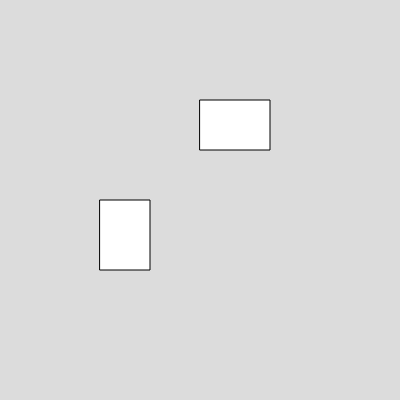
Frame 1 (no input)
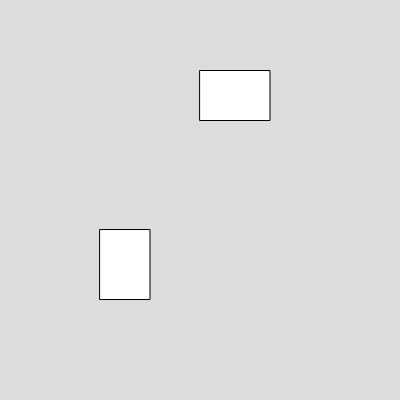
Frame 60 (no input)
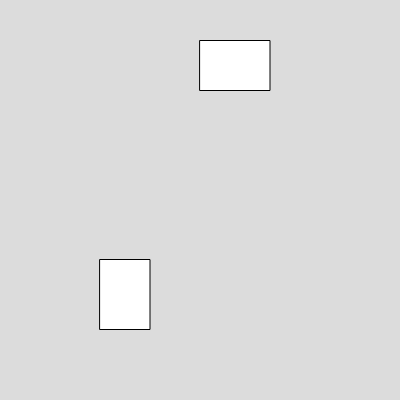
Frame 120 (the mouse pressed at the canvas centre since frame 60)

The p5.js sketch that drew these frames (run headless with seeded random() and noise() and a simulated clock; from frame 60 on, the mouse is pressed at the canvas centre):

// p5.js sketch
// ── sketch.js

function setup() 
{
  createCanvas(400, 400);
box1= new Box(100,200,50,70,0,0.5);
box2=new Box (200,100,70,50,0,-0.5);
}


function draw() 
{
  background(220);
  box1.show()
  box2.show()
box1.up()
box2.up()
}


// ── box.js
class Box
  {
    constructor(x,y,w,h,vx,vy)
    {
      this.x =x;
      this.y =y;
      this.w =w;
      this.h = h;
      this.vx = vx;
      this.vy= vy;
    }
    
    show()
    {
      rect(this.x,this.y,this.w,this.h)
    }
    
    move()
    {
      this.x = this.x+this.vx;
      
    }
    
    up()
      {
this.y=this.y+this.vy;
      }
    

  }

  
